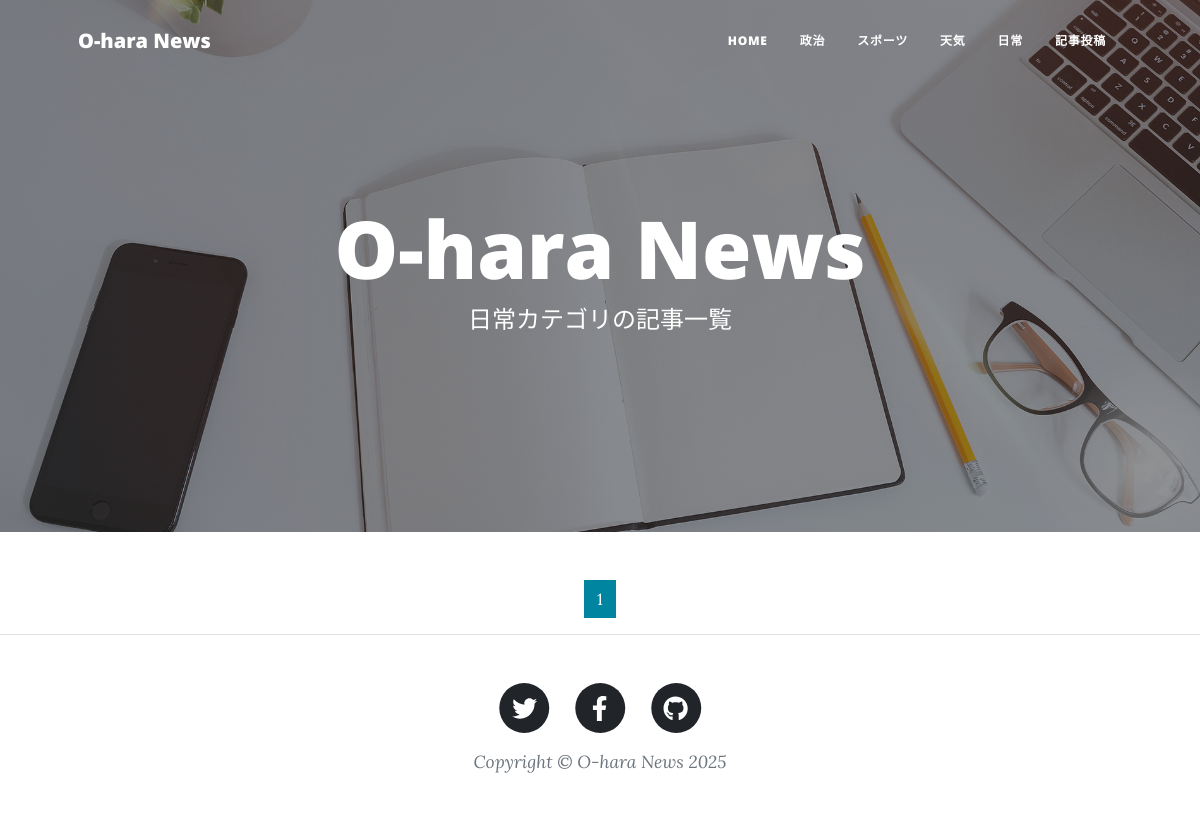
The page /nitizyo/ on the database as committed earlier.
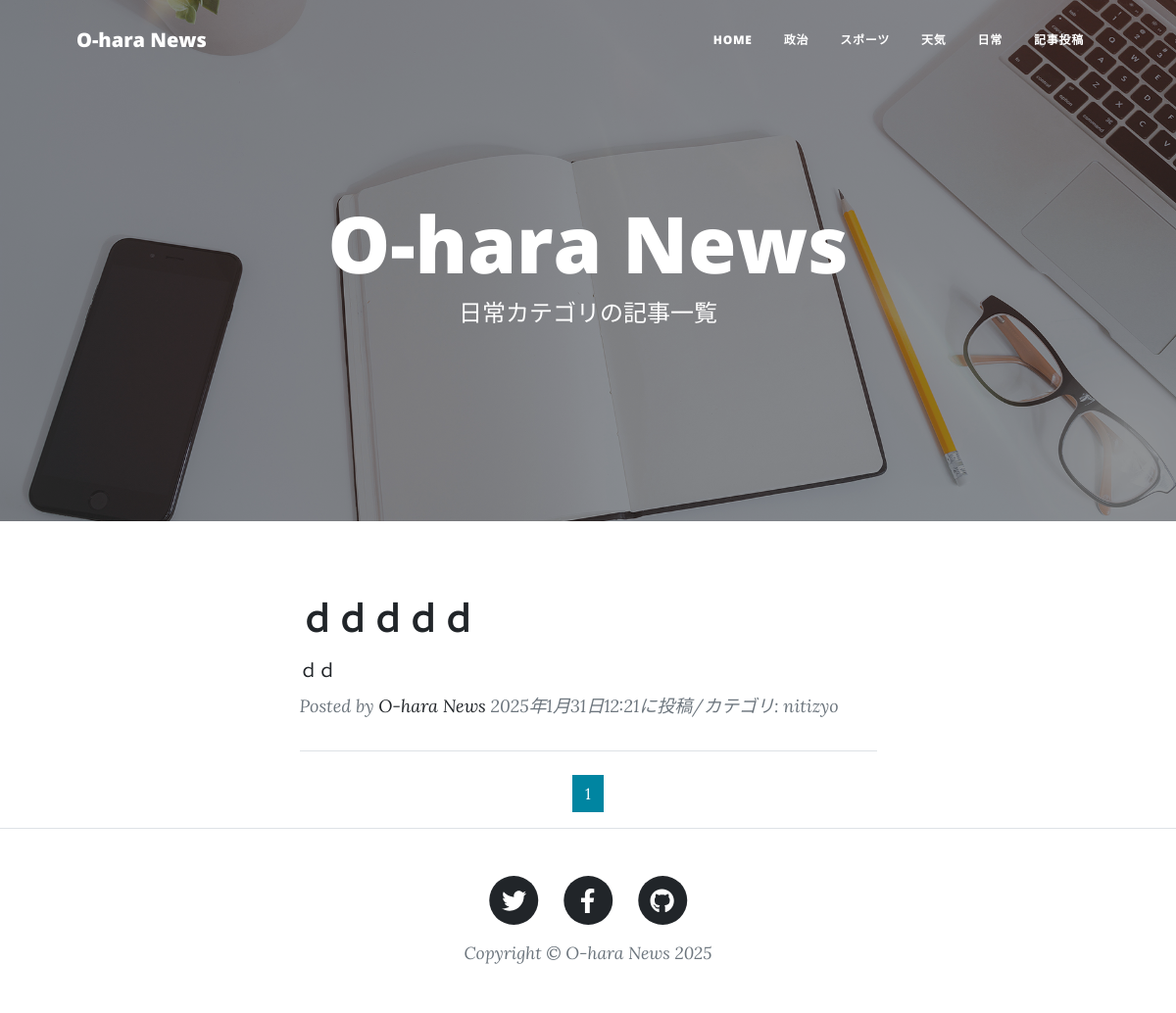
The same page on the database as committed later.
### newsapp/models.py (models this page shows, shortened)
class NewsPost(models.Model):
    CATEGORY = (('seizi', '政治'),
                ('sports', 'スポーツ'),
                ('tenki', '天気'),
                ('nitizyo','日常'),
                )
    title = models.CharField(
        verbose_name='タイトル',
        max_length=200
    )
    content = models.TextField(
        verbose_name='本文'
    )
    posted_at = models.DateTimeField(
        verbose_name='投稿日時',
        auto_now_add=True
    )
    category = models.CharField(
        verbose_name='カテゴリ',
        max_length=50,
        choices=CATEGORY
    )

### newsapp/views.py (the view)
# urls.py: path('nitizyo/',views.NitizyoView.as_view(),name='nitizyo'),
class NitizyoView(ListView):
    template_name='nitizyo.html'
    model = NewsPost
    context_object_name = 'nitizyo_records'
    queryset = NewsPost.objects.filter(
        category='nitizyo').order_by('-posted_at')
    paginate_by = 2

### newsapp/templates/nitizyo.html (shortened to what this page needs)
{% extends 'base.html' %}
{% load static %}
{% block header %}
<header class="masthead" style="background-image: url({% static 'assets/img/home-bg.jpg' %})">
    <div class="container position-relative px-4 px-lg-5">
        <div class="row gx-4 gx-lg-5 justify-content-center">
            <div class="col-md-10 col-lg-8 col-xl-7">
                <div class="site-heading">
                    <h1>O-hara News</h1>
                    <span class="subheading">日常カテゴリの記事一覧</span>
                </div>
            </div>
        </div>
    </div>
</header>
{% endblock %}
{% block contents %}
<div class="container px-4 px-lg-5">
    <div class="row gx-4 gx-lg-5 justify-content-center">
        <div class="col-md-10 col-lg-8 col-xl-7">
            {% for record in nitizyo_records %}
            <div class="post-preview">
                <a href="{% url 'newsapp:news_detail' record.pk %}">
                    <h2 class="post-title">
                        {{record.title}}</h2>
                    <h3 class="post-subtitle">
                        <span style="font-size: 14pt">
                            {{record.content|truncatechars:50}}
                        </span>
                    </h3>
                </a>
                <p class="post-meta">
                    Posted by
                    <a href="#!">O-hara News</a>
                    {{record.posted_at}}に投稿/カテゴリ:
                    {{record.category}}
                </p>
            </div>
            <hr class="my-4" />
            {% endfor %}
            {% include "pagination.html" %}
        </div>
    </div>
</div>
{% endblock %}

Rows that differ between the two databases and show on the page:
added NewsPost: title "ｄｄｄｄｄ", content "ｄｄ", posted_at "2025年1月31日12:21", category "nitizyo"
